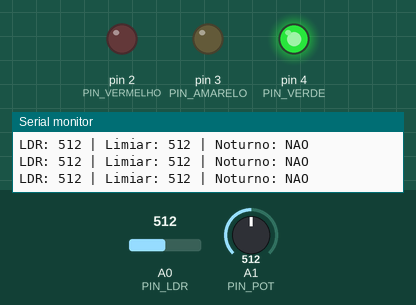
Recording of a sketch running on a simulated Arduino Uno, built with avr-gcc and run on an emulated ATmega328P. Parts: output pins drawn as LEDs (lit = HIGH), the last lines printed to the serial monitor. Dashed ring = blinking. The inputs (shaded band) are chosen by the test bench; at power-on: A1 (PIN_POT) = 512, A0 (PIN_LDR) = 512.

Above: at 1.2 s.
1.3 s: A1 (PIN_POT) set to 522
At 2.3 s:
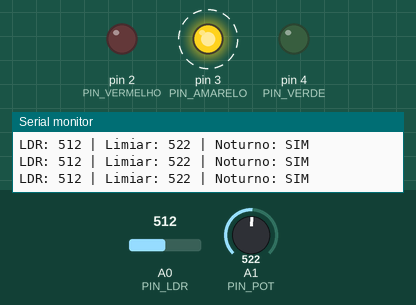
4.3 s: A0 (PIN_LDR) set to 538
At 4.7 s:
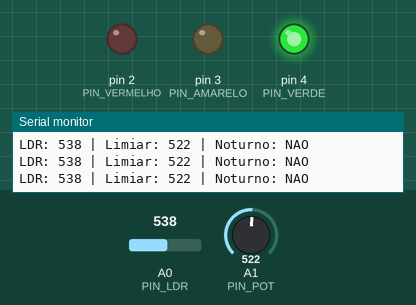
5.8 s: A0 (PIN_LDR) set to 511
At 6.2 s:
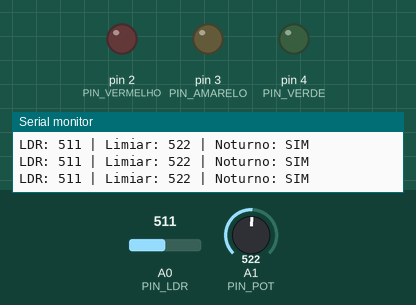
8.8 s: A1 (PIN_POT) set to 511
At 16.8 s:
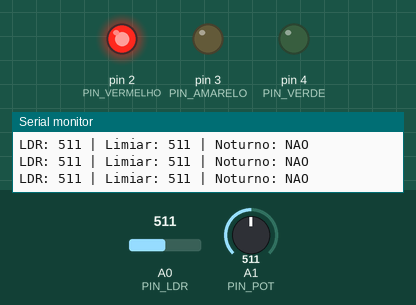
Timing chart, 0 to 29.5 s (numbered marks = the images above; inputs shaded):
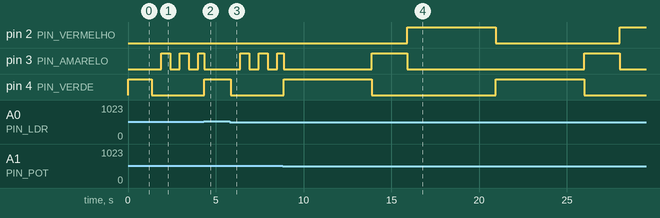

The sketch:

sketch_semaforo_inteligente.ino
```cpp
// ============================================================
//  Semáforo Inteligente com LDR
//  Componentes: LEDs (pinos 2, 3, 4), LDR (A0),
//               Potenciômetro (A1)
//
//  Modo Normal : Verde → Amarelo → Vermelho (temporizações reais)
//  Modo Noturno: Pisca amarelo (quando LDR < limiar)
//  O potenciômetro ajusta o limiar de sensibilidade do LDR
// ============================================================

// --- Pinos ---
const int PIN_VERMELHO = 2;
const int PIN_AMARELO  = 3;
const int PIN_VERDE    = 4;
const int PIN_LDR      = A0;
const int PIN_POT      = A1;

// --- Temporizações do modo normal (ms) ---
const unsigned long T_VERDE    = 5000;  // Verde aceso por 5s
const unsigned long T_AMARELO  = 2000;  // Amarelo aceso por 2s
const unsigned long T_VERMELHO = 5000;  // Vermelho aceso por 5s

// --- Temporizações do modo noturno (ms) ---
const unsigned long T_PISCA_ON  = 500;  // Amarelo aceso por 0,5s
const unsigned long T_PISCA_OFF = 500;  // Amarelo apagado por 0,5s

// --- Máquina de estados ---
enum Estado {
  VERDE,
  AMARELO,
  VERMELHO,
  NOTURNO_ON,
  NOTURNO_OFF
};

Estado estadoAtual = VERDE;
unsigned long tempoUltimaMudanca = 0;

// ============================================================
void setup() {
  pinMode(PIN_VERMELHO, OUTPUT);
  pinMode(PIN_AMARELO,  OUTPUT);
  pinMode(PIN_VERDE,    OUTPUT);

  Serial.begin(9600);

  // Inicia no verde
  setLEDs(LOW, LOW, HIGH);
  tempoUltimaMudanca = millis();
}

// ============================================================
void loop() {
  unsigned long agora = millis();

  // Lê o LDR e o limiar do potenciômetro
  int valorLDR   = analogRead(PIN_LDR);
  int limiar     = analogRead(PIN_POT);  // 0–1023 mapeado direto
  bool modoNoturno = (valorLDR < limiar);

  Serial.print("LDR: "); Serial.print(valorLDR);
  Serial.print(" | Limiar: "); Serial.print(limiar);
  Serial.print(" | Noturno: "); Serial.println(modoNoturno ? "SIM" : "NAO");

  // --- MODO NOTURNO ---
  if (modoNoturno) {
    // Se estava no modo normal, reinicia estado noturno
    if (estadoAtual == VERDE || estadoAtual == AMARELO || estadoAtual == VERMELHO) {
      setLEDs(LOW, LOW, LOW);
      estadoAtual = NOTURNO_OFF;
      tempoUltimaMudanca = agora;
    }

    if (estadoAtual == NOTURNO_OFF && (agora - tempoUltimaMudanca >= T_PISCA_OFF)) {
      setLEDs(LOW, HIGH, LOW);       // Amarelo ON
      estadoAtual = NOTURNO_ON;
      tempoUltimaMudanca = agora;
    }
    else if (estadoAtual == NOTURNO_ON && (agora - tempoUltimaMudanca >= T_PISCA_ON)) {
      setLEDs(LOW, LOW, LOW);        // Amarelo OFF
      estadoAtual = NOTURNO_OFF;
      tempoUltimaMudanca = agora;
    }
    return;
  }

  // --- MODO NORMAL ---
  // Se estava no modo noturno, volta para o Verde
  if (estadoAtual == NOTURNO_ON || estadoAtual == NOTURNO_OFF) {
    setLEDs(LOW, LOW, HIGH);  // Verde
    estadoAtual = VERDE;
    tempoUltimaMudanca = agora;
    return;
  }

  switch (estadoAtual) {
    case VERDE:
      if (agora - tempoUltimaMudanca >= T_VERDE) {
        setLEDs(LOW, HIGH, LOW);  // Amarelo
        estadoAtual = AMARELO;
        tempoUltimaMudanca = agora;
      }
      break;

    case AMARELO:
      if (agora - tempoUltimaMudanca >= T_AMARELO) {
        setLEDs(HIGH, LOW, LOW);  // Vermelho
        estadoAtual = VERMELHO;
        tempoUltimaMudanca = agora;
      }
      break;

    case VERMELHO:
      if (agora - tempoUltimaMudanca >= T_VERMELHO) {
        setLEDs(LOW, LOW, HIGH);  // Verde
        estadoAtual = VERDE;
        tempoUltimaMudanca = agora;
      }
      break;

    default:
      break;
  }
}

// ============================================================
// Liga/desliga os três LEDs de uma vez
// ============================================================
void setLEDs(int vermelho, int amarelo, int verde) {
  digitalWrite(PIN_VERMELHO, vermelho);
  digitalWrite(PIN_AMARELO,  amarelo);
  digitalWrite(PIN_VERDE,    verde);
}
```

Measured:
- the behaviour switches between 512 and 513 on A1 (PIN_POT) (found by bisection; images 0 and 1)
- the behaviour switches between 521 and 522 on A0 (PIN_LDR) (found by bisection; images 1 and 2)
- after the input at 1.3 s, pin 3 (PIN_AMARELO): alternates HIGH for 0.53 s and LOW for 0.53 s, starting after 0.58 s; pin 4 (PIN_VERDE): HIGH → LOW after 0.05 s
- after the input at 4.3 s, pin 4 (PIN_VERDE): LOW → HIGH after 0.05 s
- after the input at 5.8 s, pin 3 (PIN_AMARELO): alternates HIGH for 0.53 s and LOW for 0.53 s, starting after 0.58 s; pin 4 (PIN_VERDE): HIGH → LOW after 0.05 s
- after the input at 8.8 s, pin 2 (PIN_VERMELHO): LOW → HIGH after 7.1 s, → LOW 5.0 s later, → HIGH 7.1 s later; pin 4 (PIN_VERDE): alternates HIGH for 5.0 s and LOW for 7.1 s, starting after 0.06 s
